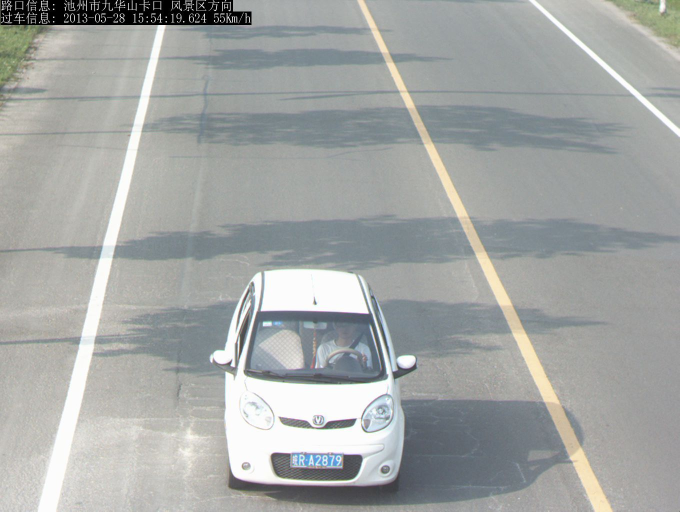
#> input picture images/image1.jpg, 1360 x 1024 px (shown at 1/2 size)
$ python numberPlateCanny.py
#> lines starting #> are read from the running program, lines starting #| are printed output that depends on the picture; after the words box and inside, x2 and y2 are one past the last pixel; in counts of white or black regions, pixels touching at a corner belong together
import numpy as np
import cv2
import  imutils

# Read the image file
image = cv2.imread('images/image1.jpg')
#> image is the input picture: shape (1024, 1360, 3); mean B, G, R 164.6, 166.3, 163.5

# Resize the image - change width to 500
image = imutils.resize(image, width=500)
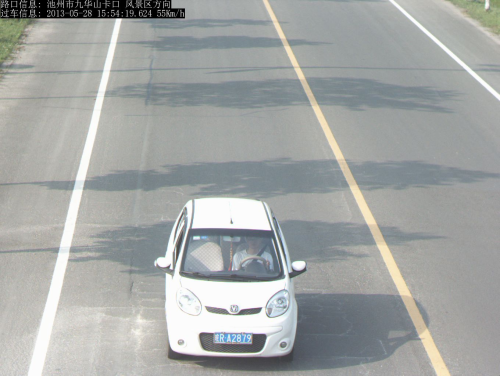
#> image: shape (376, 500, 3); mean B, G, R 164.6, 166.3, 163.5

# Display the original image
cv2.imshow("Original Image", image)

# RGB to Gray scale conversion
gray = cv2.cvtColor(image, cv2.COLOR_BGR2GRAY)
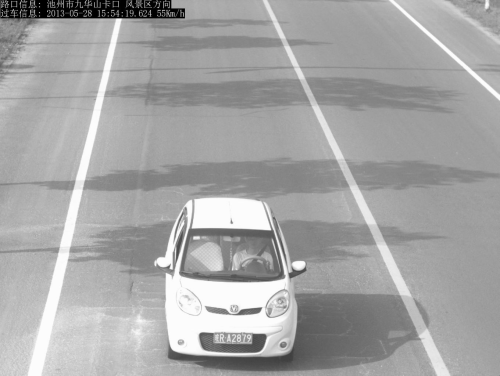
#> gray: shape (376, 500); min 0, max 254, mean 165.3
cv2.imshow("1 - Grayscale Conversion", gray)

# Noise removal with iterative bilateral filter(removes noise while preserving edges)
gray = cv2.bilateralFilter(gray, 11, 17, 17)
cv2.imshow("2 - Bilateral Filter", gray)

# Find Edges of the grayscale image
edged = cv2.Canny(gray, 170, 200)
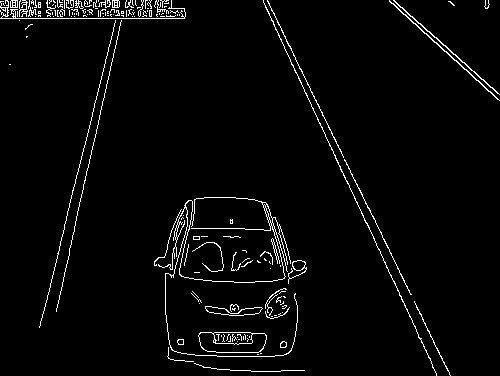
#> edged: shape (376, 500); 3% white in thin lines or dots
cv2.imshow("4 - Canny Edges", edged)

# Find contours based on Edges
(cnts, _) = cv2.findContours(edged.copy(), cv2.RETR_LIST, cv2.CHAIN_APPROX_SIMPLE)
#> cnts = 227 contours, 204 with area under 20; largest, box (x1, y1, x2, y2) and area: (198, 332, 267, 353) 1243, (198, 332, 267, 353) 816, (213, 332, 253, 345) 409, (205, 306, 263, 316) 272, (205, 306, 263, 316) 263
cnts=sorted(cnts, key = cv2.contourArea, reverse = True)[:30] #sort contours based on their area keeping minimum required area as '30' (anything smaller than this will not be considered)
#> cnts = 30 contours, 7 with area under 20; largest, box (x1, y1, x2, y2) and area: (198, 332, 267, 353) 1243, (198, 332, 267, 353) 816, (213, 332, 253, 345) 409, (205, 306, 263, 316) 272, (205, 306, 263, 316) 263
NumberPlateCnt = None #we currently have no Number plate contour

# loop over our contours to find the best possible approximate contour of number plate
count = 0
for c in cnts:
        peri = cv2.arcLength(c, True)
        approx = cv2.approxPolyDP(c, 0.02 * peri, True)
        if len(approx) == 4:  # Select the contour with 4 corners
            NumberPlateCnt = approx #This is our approx Number Plate Contour
            break
#> this loop made 3 passes
#> (peri, NumberPlateCnt) on pass 3: (100.6, [[213, 333], [250, 332], [252, 342], [216, 343]])
#> peri on passes 1 to 2: 165.1, 183.5


# Drawing the selected contour on the original image
# print(NumberPlateCnt)
x1 = NumberPlateCnt[0][0][0]
#> x1 = 213
x2 = NumberPlateCnt[1][0][0]
#> x2 = 250
y1 = NumberPlateCnt[0][0][1]
#> y1 = 333
y2 = NumberPlateCnt[3][0][1]
#> y2 = 343
# print(y1,y2,x1,x2)
# cv2.drawContours(image, [NumberPlateCnt], -1, (0,255,0), 3)
img_plate = image[y1:y2 , x1:x2]
cv2.imshow("Number Plate", img_plate)
# cv2.imshow("Final Image With Number Plate Detected", image)

cv2.waitKey(0) #Wait for user input before closing the images displayed
